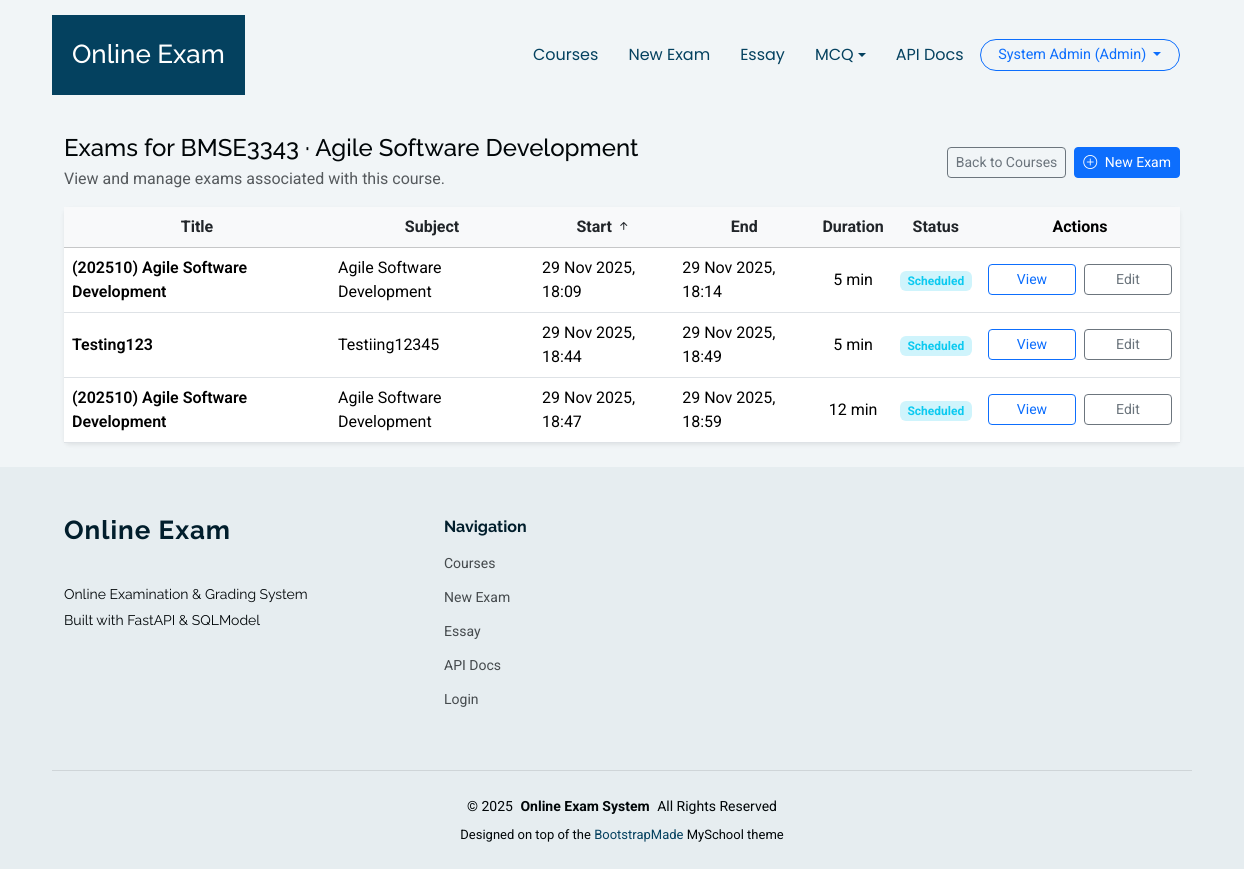
Page /exams/course/1 (signed in) on the committed database.
### app/models.py (models this page shows)
class User(SQLModel, table=True):
    __table_args__ = (UniqueConstraint("email", name="uq_user_email"),)
    id: Optional[int] = Field(default=None, primary_key=True)
    name: str
    email: str  # must be unique
    password_hash: str
    role: str = Field(default="student")  # "admin", "lecturer", "student"
    student_id: Optional[int] = Field(default=None, foreign_key="student.id")
    is_active: bool = Field(default=True)
    created_at: datetime = Field(default_factory=datetime.utcnow)
    title: Optional[str] = None  # Dr., Prof., Assoc. Prof., Mr., Ms., Mrs., Ir., Ts.
    staff_id: Optional[str] = None  # Unique staff/employee ID (for lecturers)
    phone: Optional[str] = None  # Contact number
    last_login: Optional[datetime] = None  # Updated after login
    status: str = Field(default="active")  # active, suspended

class Course(SQLModel, table=True):
    __table_args__ = (UniqueConstraint("code", name="uq_course_code"),)
    id: Optional[int] = Field(default=None, primary_key=True)
    code: str
    name: str
    description: Optional[str] = None
    created_at: datetime = Field(default_factory=datetime.utcnow)

class Exam(SQLModel, table=True):
    id: Optional[int] = Field(default=None, primary_key=True)
    title: str
    subject: str
    duration_minutes: int
    start_time: Optional[datetime] = None
    end_time: Optional[datetime] = None
    course_id: Optional[int] = Field(default=None, foreign_key="course.id")
    instructions: Optional[str] = None
    status: str = Field(default="draft")
    created_at: datetime = Field(default_factory=datetime.utcnow)
    updated_at: datetime = Field(default_factory=datetime.utcnow)

### app/routers/exams.py (the view)
@router.get("/course/{course_id}")
def exams_for_course(
    course_id: int,
    request: Request,
    sort: Optional[str] = Query("start"),
    direction: Optional[str] = Query("asc"),
    page: Optional[int] = Query(1, ge=1),
    session: Session = Depends(get_session),
    current_user: Optional[User] = Depends(get_current_user),
):
    if current_user and current_user.role == "student":
        from fastapi.responses import RedirectResponse
        return RedirectResponse(url=f"/exams/course/{course_id}/student", status_code=303)
    if not current_user or current_user.role not in ["lecturer", "admin"]:
        raise HTTPException(status_code=403, detail="Access denied. Lecturer or admin role required.")
    course = session.get(Course, course_id)
    if not course:
        raise HTTPException(status_code=404, detail="Course not found")
    exams = session.exec(select(Exam).where(Exam.course_id == course_id)).all()
    key_map = {
        "title": lambda e: e.title or "",
        "subject": lambda e: e.subject or "",
        "start": lambda e: e.start_time or datetime.max,
        "end": lambda e: e.end_time or datetime.max,
        "duration": lambda e: e.duration_minutes or 0,
        "status": lambda e: (e.status or "").lower(),
    }
    sort_key = key_map.get(sort or "start", key_map["start"])
    is_desc = (direction or "asc").lower() == "desc"
    exams_sorted = sorted(exams, key=sort_key, reverse=is_desc)
    total_exams = len(exams_sorted)
    total_pages = (total_exams + ITEMS_PER_PAGE - 1) // ITEMS_PER_PAGE if total_exams > 0 else 1
    page = min(page, total_pages) if total_pages > 0 else 1
    start_idx = (page - 1) * ITEMS_PER_PAGE
    end_idx = start_idx + ITEMS_PER_PAGE
    exams_paginated = exams_sorted[start_idx:end_idx]
    has_sort = (sort not in (None, "", "start")) or (
        (direction or "asc").lower() != "asc"
    )
    context = {
        "request": request,
        "course": course,
        "exams": exams_paginated,
        "sort": sort,
        "direction": "desc" if is_desc else "asc",
        "has_sort": has_sort,
        "current_page": page,
        "total_pages": total_pages,
        "total_items": total_exams,
        "items_per_page": ITEMS_PER_PAGE,
        "current_user": current_user,
    }
    return templates.TemplateResponse("exams/list_by_course.html", context)

### app/templates/exams/list_by_course.html (shortened to what this page needs)
{% extends "base.html" %}
{% block content %}
<div class="container py-4">
  <div class="d-flex justify-content-between align-items-center mb-3">
    <div>
      <h1 class="h4 mb-1">Exams for {{ course.code }} · {{ course.name }}</h1>
      <p class="text-muted mb-0">View and manage exams associated with this course.</p>
    </div>
    <div class="d-flex gap-2 flex-wrap justify-content-end">
      <a href="/courses/" class="btn btn-outline-secondary btn-sm">Back to Courses</a>
      <a href="/exams/new?course_id={{ course.id }}" class="btn btn-primary btn-sm">
        <i class="bi bi-plus-circle me-1"></i> New Exam
      </a>
    </div>
  </div>
  {% if exams %}
  <div class="card border-0 shadow-sm">
    <div class="card-body p-0">
      <div class="table-responsive">
        <table class="table align-middle mb-0">
          <thead class="table-light">
            <tr>
              <th scope="col" class="text-center">
                <a href="?sort=title&direction={% if sort == 'title' and direction == 'asc' %}desc{% else %}asc{% endif %}"
                   class="text-decoration-none text-dark">
                  Title
                </a>
              </th>
              <th scope="col" class="text-center">
                <a href="?sort=subject&direction={% if sort == 'subject' and direction == 'asc' %}desc{% else %}asc{% endif %}"
                   class="text-decoration-none text-dark">
                  Subject
                </a>
              </th>
              <th scope="col" class="text-center">
                <a href="?sort=start&direction={% if sort == 'start' and direction == 'asc' %}desc{% else %}asc{% endif %}"
                   class="text-decoration-none text-dark">
                  Start
                  {% if sort == 'start' %}
                    {% if direction == 'asc' %}
                    <i class="bi bi-arrow-up-short"></i>
                    {% else %}
                    <i class="bi bi-arrow-down-short"></i>
                    {% endif %}
                  {% endif %}
                </a>
              </th>
              <th scope="col" class="text-center">
                <a href="?sort=end&direction={% if sort == 'end' and direction == 'asc' %}desc{% else %}asc{% endif %}"
                   class="text-decoration-none text-dark">
                  End
                </a>
              </th>
              <th scope="col" class="text-center">
                <a href="?sort=duration&direction={% if sort == 'duration' and direction == 'asc' %}desc{% else %}asc{% endif %}"
                   class="text-decoration-none text-dark">
                  Duration
                </a>
              </th>
              <th scope="col" class="text-center">
                <a href="?sort=status&direction={% if sort == 'status' and direction == 'asc' %}desc{% else %}asc{% endif %}"
                   class="text-decoration-none text-dark">
                  Status
                </a>
              </th>
              <th scope="col" class="text-center">Actions</th>
            </tr>
          </thead>
          <tbody>
            {% for exam in exams %}
            <tr>
              <td class="fw-semibold text-start">{{ exam.title }}</td>
              <td class="text-start">{{ exam.subject }}</td>
              <td>
                {% if exam.start_time %}
                  {{ exam.start_time.strftime("%d %b %Y, %H:%M") }}
                {% else %}
                  <span class="text-muted small">Not set</span>
                {% endif %}
              </td>
              <td>
                {% if exam.end_time %}
                  {{ exam.end_time.strftime("%d %b %Y, %H:%M") }}
                {% else %}
                  <span class="text-muted small">Not set</span>
                {% endif %}
              </td>
              <td class="text-center">{{ exam.duration_minutes }} min</td>
              <td class="text-center">
                {% set s = exam.status|lower %}
                <span class="badge
                  {% if s == 'draft' %} bg-secondary-subtle text-secondary
                  {% elif s == 'scheduled' %} bg-info-subtle text-info
                  {% elif s == 'completed' %} bg-success-subtle text-success
                  {% else %} bg-light text-muted border{% endif %}">
                  {{ exam.status|capitalize }}
                </span>
              </td>
              <td class="text-center">
                <div class="d-inline-flex justify-content-center gap-2 exam-actions">
                  <a href="/exams/{{ exam.id }}" class="btn btn-sm btn-outline-primary">View</a>
                  <a href="/exams/{{ exam.id }}/edit" class="btn btn-sm btn-outline-secondary">Edit</a>
                </div>
              </td>
            </tr>
            {% endfor %}
          </tbody>
        </table>
      </div>
    </div>
  </div>
  {% endif %}
</div>
{% endblock %}

### app/templates/base.html (shortened to what this page needs)
<!DOCTYPE html>
<html lang="en">
<head>
  <link href="/static/myschool/assets/vendor/bootstrap/css/bootstrap.min.css" rel="stylesheet">
  <link href="/static/myschool/assets/vendor/bootstrap-icons/bootstrap-icons.css" rel="stylesheet">
  <link href="/static/myschool/assets/vendor/aos/aos.css" rel="stylesheet">
  <link href="/static/myschool/assets/vendor/swiper/swiper-bundle.min.css" rel="stylesheet">
  <link href="/static/myschool/assets/vendor/glightbox/css/glightbox.min.css" rel="stylesheet">
  <link href="/static/myschool/assets/css/main.css" rel="stylesheet">
</head>
<body class="index-page">
  <header id="header" class="header d-flex align-items-center sticky-top">
    <div
      class="header-container container-fluid container-xl position-relative d-flex align-items-center justify-content-end">
      <a href="/" class="logo d-flex align-items-center me-auto">
        <h1 class="sitename">Online Exam</h1>
      </a>
      <nav id="navmenu" class="navmenu">
        <ul>
          {% if current_user and (current_user.role == "lecturer" or current_user.role == "admin") %}
          <li><a href="/courses/">Courses</a></li>
          <li><a href="/exams/new">New Exam</a></li>
          <li><a href="/essay">Essay</a></li>
          <li class="nav-item dropdown">
            <a class="nav-link dropdown-toggle" href="#" id="mcqDropdown" role="button" data-bs-toggle="dropdown" aria-expanded="false">
              MCQ
            </a>
          </li>
          <li><a href="/docs">API Docs</a></li>
          {% endif %}
        </ul>
      </nav>
      <div class="d-flex align-items-center gap-2 ms-3 header-user-dropdown">
        {% if current_user %}
          <div class="dropdown">
            <button class="btn btn-outline-primary btn-sm header-auth-btn dropdown-toggle" type="button" id="userMenu"
              data-bs-toggle="dropdown" aria-expanded="false">
              {{ current_user.name }} ({{ current_user.role|capitalize }})
            </button>
          </div>
        {% else %}
          <a href="/auth/login" class="btn btn-outline-primary btn-sm header-auth-btn">Login</a>
          <a href="/auth/register-student" class="btn btn-primary btn-sm header-auth-btn">Student Register</a>
        {% endif %}
      </div>
    </div>
  </header>
  <main class="main">
    {% block content %}{% endblock %}
  </main>
  <footer id="footer" class="footer position-relative light-background">
    <div class="container footer-top">
      <div class="row gy-4">
        <div class="col-lg-4 col-md-6 footer-about">
          <a href="/courses/" class="logo d-flex align-items-center">
            <span class="sitename">Online Exam</span>
          </a>
          <div class="footer-contact pt-3">
            <p>Online Examination &amp; Grading System</p>
            <p>Built with FastAPI &amp; SQLModel</p>
          </div>
        </div>
        <div class="col-lg-2 col-md-3 footer-links">
          <h4>Navigation</h4>
          <ul>
            <li><a href="/courses/">Courses</a></li>
            <li><a href="/exams/new">New Exam</a></li>
            <li><a href="/essay">Essay</a></li>
            <li><a href="/docs">API Docs</a></li>
            <li><a href="/auth/login">Login</a></li>
          </ul>
        </div>
      </div>
    </div>
    <div class="container copyright text-center mt-4">
      <p>&copy; <span>2025</span> <strong class="px-1 sitename">Online Exam System</strong> <span>All Rights
          Reserved</span></p>
      <div class="credits">
        Designed on top of the <a href="https://bootstrapmade.com/">BootstrapMade</a> MySchool theme
      </div>
    </div>
  </footer>
</body>
</html>

### app/templates/base.html (style rules this page uses)
.header-user-dropdown .dropdown-toggle, .header-auth-btn { border-radius: 999px; padding-inline: 1.1rem; font-size: 0.9rem; }

### app/templates/exams/list_by_course.html (style rules this page uses)
.exam-actions .btn { min-width: 5.5rem; }

### rows in the picture
User: name "System Admin", role "Admin"
Course: code "BMSE3343", name "Agile Software Development"
Exam: title "(202510) Agile Software Development", subject "Agile Software Development", start_time "29 Nov 2025, 18:09", end_time "29 Nov 2025, 18:14", duration_minutes "5", status "Scheduled"
Exam: title "Testing123", subject "Testiing12345", start_time "29 Nov 2025, 18:44", end_time "29 Nov 2025, 18:49", duration_minutes "5", status "Scheduled"
Exam: title "(202510) Agile Software Development", subject "Agile Software Development", start_time "29 Nov 2025, 18:47", end_time "29 Nov 2025, 18:59", duration_minutes "12", status "Scheduled"
